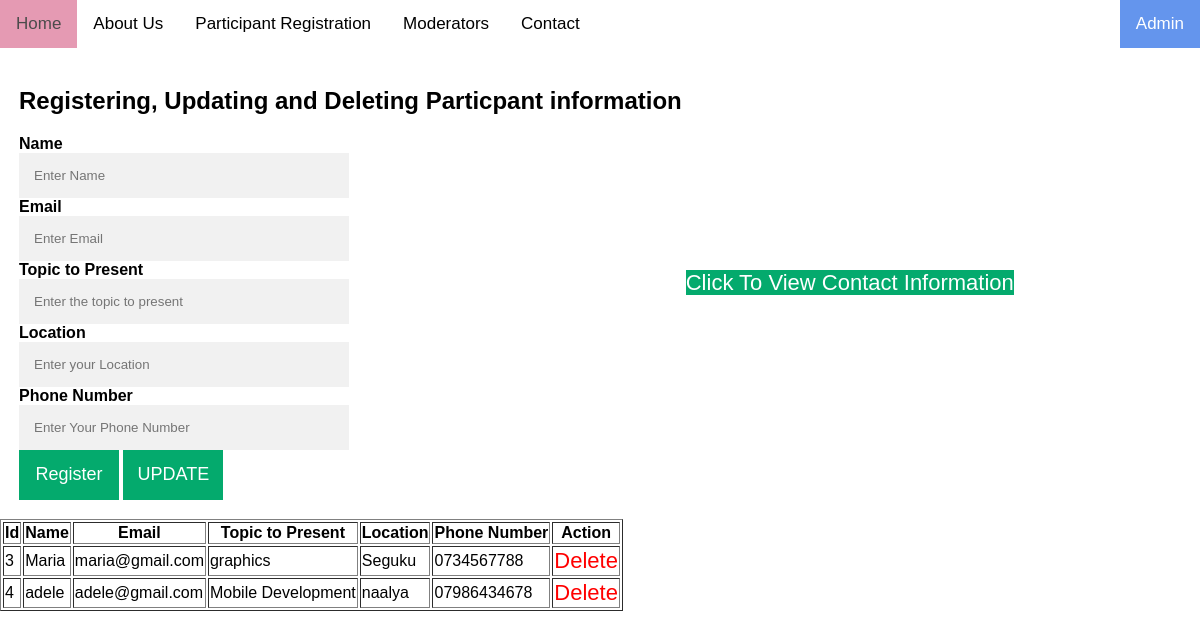
Screenshot of /adminreg.php with the database file from the repository.
### tables this page shows
CREATE TABLE `participants` (
  `id` int(11) NOT NULL,
  `Name` varchar(255) NOT NULL,
  `Email` varchar(255) NOT NULL,
  `TopictoPresent` varchar(255) NOT NULL,
  `Location` varchar(255) NOT NULL,
  `PhoneNumber` varchar(255) NOT NULL,
  `is_deleted` int(11) NOT NULL DEFAULT 0
);

### adminreg.php (the view, shortened to what this page needs)
<?php
include 'server.php';?>
<!DOCTYPE html>
<html>
<head>
<link rel="stylesheet" href="https://cdnjs.cloudflare.com/ajax/libs/font-awesome/4.7.0/css/font-awesome.min.css">
<link rel="stylesheet" href="style.css">
</head>
<body>
<div class="topnav" >
     <a href="index.php" class="active">Home</a>
     <a href="aboutUs.php" >About Us</a>
     <a href="registration.php" >Participant Registration  </a>
     <a href="moderators.php">Moderators </a>
     <a href="contact.php" >Contact</a>
     <a href="admin.php" style="float: right; color:white;background-color:cornflowerblue;">Admin</a>
     <a href="javascript:void(0);" class="icon" onclick="myFunction()">
    </a>
</div>
<form action="adminreg.php" method="POST">
  <div class="container">
      <table>
          <tr>
              <td>
    <h2> Registering, Updating and Deleting Particpant information</h2>
    <label for="Name"><b>Name</b></label><br>
    <input type="text" placeholder="Enter Name" name="name"  required><br>
    <label for="email"><b>Email</b></label><br>
    <input type="text" placeholder="Enter Email" name="email"  required><br>
    <label for="Topict"><b> Topic to Present</b></label><br>
    <input type="text" placeholder="Enter the topic to present" name="topic"  required><br>
    <label for="Location"><b> Location</b></label><br>
    <input type="text" placeholder="Enter your Location" name="location" id="psw-repeat" required><br>
    <label for="phonenumber"><b>Phone Number</b></label><br>
    <input type="text" placeholder="Enter Your Phone Number" name="phonenumber"  required><br>
    <button type="submit" name="registerbtn" class="reg">Register</button>
    <button type="submit" name="updatebtn" class="reg">UPDATE</button>
</td>
    <td>
<a href="contactAdmin.php" class="information"> Click To View Contact Information</a>
</td>
</tr>
    </table>
  </div>
  <?php
    $sql = "select * from participants where is_deleted like 0";
    $myquery = $conn->query($sql);
    echo "
    <div style='overflow-x:auto;'>
    <table border='1'>
    <tr>
    <th>Id</th>
    <th>Name</th>
    <th>Email</th>
    <th>Topic to Present</th>
    <th>Location</th>
    <th>Phone Number</th>
    <th>Action</th>
    </tr>";
    while($row = $myquery->fetch_assoc()){
        echo "<tr>";
        echo "<td>" . $row['id'] . "</td>";
        echo "<td>" . $row['Name'] . "</td>";
        echo "<td>" . $row['Email'] . "</td>";
        echo "<td>" . $row['TopictoPresent'] . "</td>";
        echo "<td>" . $row['Location'] . "</td>";
        echo "<td>" . $row['PhoneNumber'] . "</td>";
        if( $row['is_deleted'] == 0 ){
            echo "
            <td>
                <a name='deletebtn' href='delete.php?deletebtn=$row[id]' style='color: red;'>Delete</a>
            </td>";
        }
        else{
            echo "
            <td>
                <a name='deletebtn' href='delete.php?deletebtn=$row[id]' style='color: orange;'>Undo Delete</a>
            </td>
            ";
        }
        echo "</tr>";
        }
        echo "</table> </div>";
?>
</form>
</body>
</html>

### style.css (style rules this page uses)
body { margin: 0; font-family: Arial, Helvetica, sans-serif; background-color: white; }
.topnav { overflow: hidden; background-repeat: no-repeat; background-size: cover; color:black; }
.topnav a { float: left; display: block; text-align: center; padding: 14px 16px; text-decoration: none; font-size: 17px; }
.topnav a.active { background-color: palevioletred; color:black; }
button { border: none; outline: 0; display: inline-block; padding: 8px; color:black; background-color: cornflowerblue; text-align: center; cursor: pointer; width: 100%; font-size: 18px; }
a { text-decoration: none; font-size: 22px; color: black; }

### adminreg.php (style rules this page uses)
body { font-family: Arial, Helvetica, sans-serif; background-color:white; }
.information { background-color: #04AA6D; color: white; height:50px; border: none; cursor: pointer; width: 200px; }
.container { padding: 16px; background-color: white; }
input[type=text] { width: 300px; padding: 15px; display: inline-block; border: none; background: #f1f1f1; }
input[type=text]:focus, { background-color: #ddd; outline: none; }
.reg { background-color: #04AA6D; color: white; height:50px; border: none; cursor: pointer; width: 100px; }

### rows the page displays
participants: id "3", Name "Maria", Email "maria@gmail.com", TopictoPresent "graphics", Location "Seguku", PhoneNumber "0734567788"
participants: id "4", Name "adele", Email "adele@gmail.com", TopictoPresent "Mobile Development", Location "naalya", PhoneNumber "07986434678"
